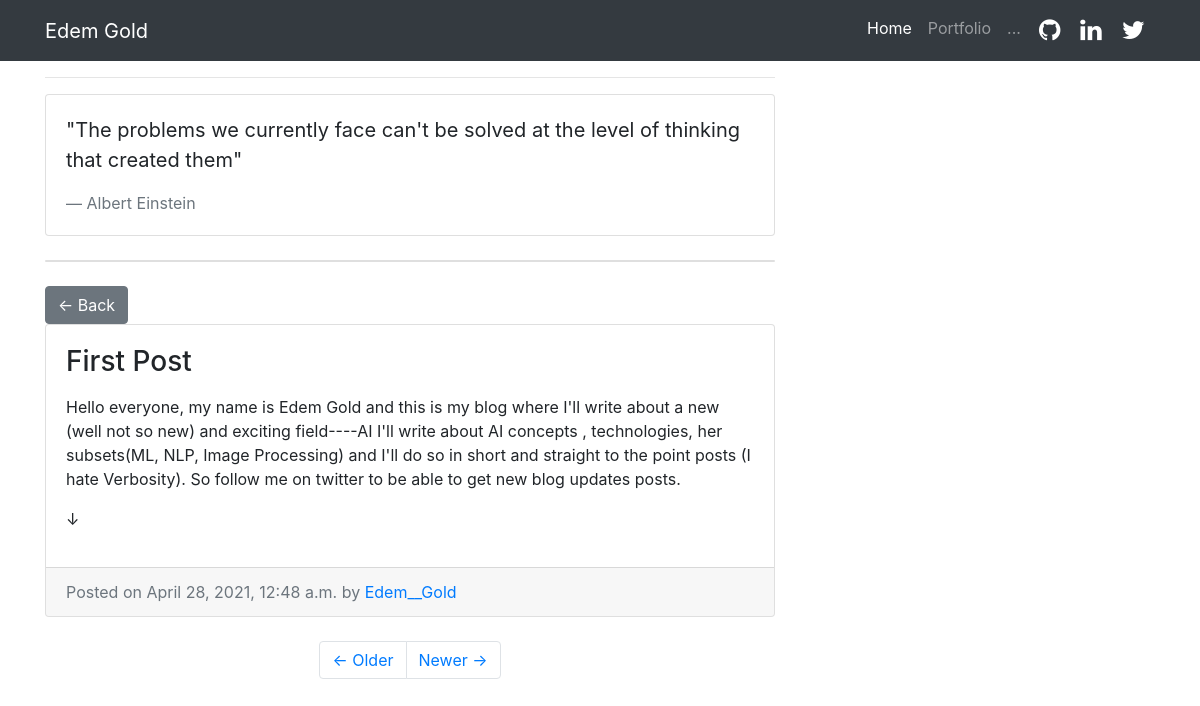
/entry/1/, run on the app's committed database.
### entries/models.py (models this page shows, shortened)
class Entry(models.Model):
    entry_title=models.CharField(max_length=200)
    entry_text=models.TextField()
    entry_date=models.DateTimeField(auto_now=True)
    entry_author=models.ForeignKey(User, on_delete=models.CASCADE)
    class Meta:
        verbose_name_plural="entries"

### entries/views.py (the view)
# urls.py: path('entry/<int:pk>/', EntryView.as_view(), name="entry-detail")
class EntryView(DetailView):
    model = Entry
    template_name='entries/entry_detail.html'

### entries/templates/entries/entry_detail.html
{% extends "entries/base.html" %}
{% block content %}
  <a href="{% url 'blog-home' %}" class="btn btn-secondary ">← Back </a>
  <div class="card mb-4">
    <div class="card-body">
        <h3 class="card-title">{{ object.entry_title }}</h3>
        <p class="card-text">{{ object.entry_text|linebreaks }} &darr;</p>
    </div>
    <div class="card-footer text-muted">
        Posted on {{ object.entry_date }} by
        <a href="#!">{{ object.entry_author }}</a>
    </div>
  </div>
<ul class="pagination justify-content-center mb-4">
    <li class="page-item"><a class="page-link" href="#!">← Older </a></li>
    <li class="page-item"><a class="page-link" href="#!">Newer →</a></li>
</ul>
</div>
</div>
{% endblock %}

### data on the page
Entry: entry_title "First Post", entry_text "Hello everyone, my name is Edem Gold and this is my blog where I'll write about a new (well not so new) and exciting field----AI I'll write about AI concepts , technologies, her subsets(ML, NLP, Image Processing) and I'll do so in short and straight to the point posts (I hate Verbosity). So follow me on twitter to be able to get new blog updates posts.", entry_date "April 28, 2021, 12:48 a.m.", entry_author "Edem__Gold"
